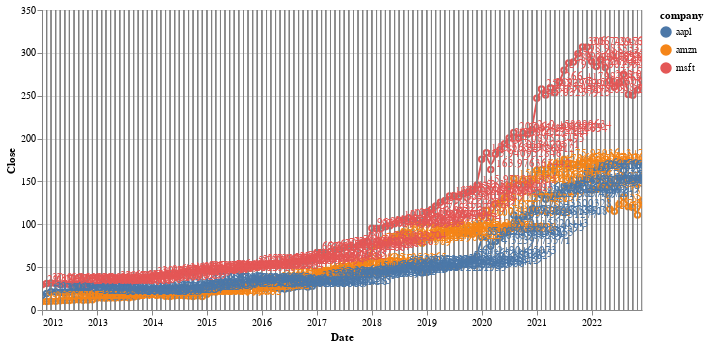

Source (notebook cell):
### Markdown cell above
### Closing prices by companies

### Code cell
# selection interaction
nearest = alt.selection_single(nearest=True, on='mouseover')

# stock average monthly open value 
monthly_close_plt = alt.Chart(close_top3_nasdaq).mark_line(interpolate='basis').encode(
    alt.X('Date:T'),
    alt.Y('Close:Q', type='quantitative'),
    color='company:N'
)

# select chart
selectors = alt.Chart(close_top3_nasdaq).mark_point().encode(
    alt.X('Date:T'),
    opacity=alt.value(0),
).add_selection (
    nearest
)

# Draw points on the line, and highlight based on selection
points = monthly_close_plt.mark_point().encode(
    opacity=alt.condition(nearest, alt.value(1), alt.value(0))
)

# Draw text labels near the points, and highlight based on selection
text = monthly_close_plt.mark_text(align='left', dx=5, dy=-5).encode(
    text=alt.condition(nearest, 'Close:Q', alt.value(' '))
)

# Draw a rule at the location of the selection
rules = alt.Chart(close_top3_nasdaq).mark_rule(color='gray').encode(
    alt.X('Date:T'),
).transform_filter(
    nearest
)
                         
# 

# Put the five layers into a chart and bind the data
alt.layer(
    monthly_close_plt, selectors, points, rules, text
).properties(
    width=600
).interactive(
)

### Figure 1 — Vega-Lite specification as saved in the notebook (floating-point values rounded to 4 significant figures; data arrays with more than 128 entries replaced by an {"elided": "..."} marker saying what was removed)
{"config": {"view": {"continuousWidth": 400, "continuousHeight": 300}}, "layer": [{"mark": {"type": "line", "interpolate": "basis"}, "encoding": {"color": {"field": "company", "type": "nominal"}, "x": {"field": "Date", "type": "temporal"}, "y": {"field": "Close", "type": "quantitative"}}, "selection": {"selector004": {"type": "interval", "bind": "scales", "encodings": ["x", "y"]}}}, {"mark": "point", "encoding": {"opacity": {"value": 0}, "x": {"field": "Date", "type": "temporal"}}, "selection": {"selector003": {"type": "single", "nearest": true, "on": "mouseover"}}}, {"mark": "point", "encoding": {"color": {"field": "company", "type": "nominal"}, "opacity": {"condition": {"value": 1, "selection": "selector003"}, "value": 0}, "x": {"field": "Date", "type": "temporal"}, "y": {"field": "Close", "type": "quantitative"}}}, {"mark": {"type": "rule", "color": "gray"}, "encoding": {"x": {"field": "Date", "type": "temporal"}}, "transform": [{"filter": {"selection": "selector003"}}]}, {"mark": {"type": "text", "align": "left", "dx": 5, "dy": -5}, "encoding": {"color": {"field": "company", "type": "nominal"}, "text": {"condition": {"field": "Close", "type": "quantitative", "selection": "selector003"}, "value": " "}, "x": {"field": "Date", "type": "temporal"}, "y": {"field": "Close", "type": "quantitative"}}}], "data": {"name": "data-a28d4d8b106b51fd5ac08fa758253eb4"}, "width": 600, "$schema": "https://vega.github.io/schema/vega-lite/v4.17.0.json", "datasets": {"data-a28d4d8b106b51fd5ac08fa758253eb4": {"elided": "396 records"}}}
